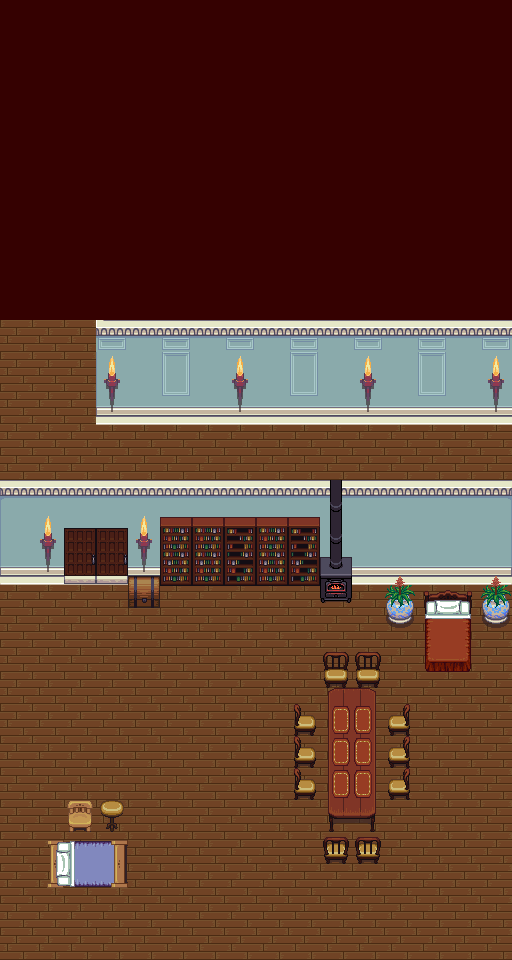

The image is a tile-based game level rendered from a .tmx file. Its description and complete source (layers, tilesets, objects, tile grids) follow:
An orthogonal 16x30 tile map with 32x32 px tiles, 3 tile layers (Tile Layer 2, Tile Layer 1, Tile Layer 3), 9 tilesets and 22 objects.

<map version="1.0" orientation="orthogonal" renderorder="right-down" width="16" height="30" tilewidth="32" tileheight="32" backgroundcolor="#350101" nextobjectid="34">
 <tileset firstgid="1" name="victoria" tilewidth="32" tileheight="32" tilecount="55">
  <image source="../Tiles/victoria.png" width="352" height="160" />
 </tileset>
 <tileset firstgid="56" name="kitchen" tilewidth="32" tileheight="32" tilecount="8">
  <image source="../Tiles/kitchen.png" width="64" height="128" />
 </tileset>
 <tileset firstgid="64" name="inside" tilewidth="32" tileheight="32" tilecount="100">
  <image source="../Tiles/inside.png" width="320" height="320" />
 </tileset>
 <tileset firstgid="164" name="castle_lightsources" tilewidth="32" tileheight="32" tilecount="20">
  <image source="../Tiles/castle_lightsources.png" width="160" height="128" />
 </tileset>
 <tileset firstgid="184" name="country" tilewidth="32" tileheight="32" tilecount="20">
  <image source="../Tiles/country.png" width="160" height="128" />
 </tileset>
 <tileset firstgid="204" name="cup" tilewidth="32" tileheight="32" tilecount="2">
  <image source="../Tiles/cup.png" width="32" height="64" />
 </tileset>
 <tileset firstgid="206" name="cabinets" tilewidth="32" tileheight="32" tilecount="78">
  <image source="../Tiles/cabinets.png" width="192" height="416" />
 </tileset>
 <tileset firstgid="284" name="house" tilewidth="32" tileheight="32" tilecount="63">
  <image source="../Tiles/house.png" width="288" height="224" />
 </tileset>
 <tileset firstgid="347" name="chests" tilewidth="32" tileheight="32" tilecount="6">
  <image source="../Tiles/chests.png" width="64" height="96" />
 </tileset>
 <layer name="Tile Layer 2" width="16" height="30">
  <data encoding="csv">
0,0,0,0,0,0,0,0,0,0,0,0,0,0,0,0,
0,0,0,0,0,0,0,0,0,0,0,0,0,0,0,0,
0,0,0,0,0,0,0,0,0,0,0,0,0,0,0,0,
0,0,0,0,0,0,0,0,0,0,0,0,0,0,0,0,
0,0,0,0,0,0,0,0,0,0,0,0,0,0,0,0,
0,0,0,0,0,0,0,0,0,0,0,0,0,0,0,0,
0,0,0,0,0,0,0,0,0,0,0,0,0,0,0,0,
0,0,0,0,0,0,0,0,0,0,0,0,0,0,0,0,
0,0,0,0,0,0,0,0,0,0,0,0,0,0,0,0,
0,0,0,0,0,0,0,0,0,0,0,0,0,0,0,0,
104,104,104,65,65,65,65,65,65,65,65,65,65,65,65,65,
104,104,104,75,75,75,75,75,75,75,75,75,75,75,75,75,
104,104,104,85,85,85,85,85,85,85,85,85,85,85,85,85,
104,104,104,104,104,104,104,104,104,104,104,104,104,104,104,104,
104,104,104,104,104,104,104,104,104,104,104,104,104,104,104,104,
104,104,104,104,104,104,104,104,104,104,104,104,104,104,104,104,
104,104,104,104,104,104,104,104,104,104,104,104,104,104,104,104,
104,104,104,104,104,104,104,104,104,104,104,104,104,104,104,104,
104,104,104,104,104,104,104,104,104,104,104,104,104,104,104,104,
104,104,104,104,104,104,104,104,104,104,104,104,104,104,104,104,
104,104,104,104,104,104,104,104,104,104,104,104,104,104,104,104,
104,104,104,104,104,104,104,104,104,104,104,104,104,104,104,104,
104,104,104,104,104,104,104,104,104,104,104,104,104,104,104,104,
104,104,104,104,104,104,104,104,104,104,104,104,104,104,104,104,
104,104,104,104,104,104,104,104,104,104,104,104,104,104,104,104,
104,104,104,104,104,104,104,104,104,104,104,104,104,104,104,104,
104,104,104,104,104,104,104,104,104,104,104,104,104,104,104,104,
104,104,104,104,104,104,104,104,104,104,104,104,104,104,104,104,
104,104,104,104,104,104,104,104,104,104,104,104,104,104,104,104,
104,104,104,104,104,104,104,104,104,104,104,104,104,104,104,104
</data>
 </layer>
 <layer name="Tile Layer 1" width="16" height="30">
  <data encoding="csv">
0,0,0,0,0,0,0,0,0,0,0,0,0,0,0,0,
0,0,0,0,0,0,0,0,0,0,0,0,0,0,0,0,
0,0,0,0,0,0,0,0,0,0,0,0,0,0,0,0,
0,0,0,0,0,0,0,0,0,0,0,0,0,0,0,0,
0,0,0,0,0,0,0,0,0,0,0,0,0,0,0,0,
0,0,0,0,0,0,0,0,0,0,0,0,0,0,0,0,
0,0,0,0,0,0,0,0,0,0,0,0,0,0,0,0,
0,0,0,0,0,0,0,0,0,0,0,0,0,0,0,0,
0,0,0,0,0,0,0,0,0,0,0,0,0,0,0,0,
0,0,0,0,0,0,0,0,0,0,0,0,0,0,0,0,
0,0,0,117,0,0,0,0,0,0,0,0,0,0,0,0,
0,0,0,127,0,0,0,0,0,0,0,0,0,0,0,0,
0,0,0,137,0,0,0,0,0,0,0,0,0,0,0,0,
0,0,0,95,95,95,95,95,95,95,95,95,95,95,95,0,
0,0,0,0,0,0,0,0,0,0,0,0,0,0,0,0,
64,65,65,65,65,65,65,65,65,65,65,65,65,65,65,66,
74,75,75,75,75,75,75,75,75,75,75,75,75,75,75,76,
84,85,85,85,85,85,85,85,85,85,85,85,85,85,85,86,
94,95,95,95,348,95,95,95,95,95,95,95,95,95,95,96,
0,0,0,0,0,0,0,0,0,0,0,0,0,0,0,0,
0,0,0,0,0,0,0,0,0,0,0,0,0,0,0,0,
0,0,0,0,0,0,0,0,0,0,5,6,0,0,0,0,
0,0,0,0,0,0,0,0,0,7,16,17,0,0,0,0,
0,0,0,0,0,0,0,0,0,0,16,17,0,0,0,0,
0,0,0,0,0,0,0,0,0,0,16,17,0,0,0,0,
0,0,0,0,0,0,0,0,0,0,27,28,0,0,0,0,
0,0,0,0,0,0,0,0,0,0,0,0,0,0,0,0,
0,0,0,0,0,0,0,0,0,0,0,0,0,0,0,0,
0,0,0,0,0,0,0,0,0,0,0,0,0,0,0,0,
0,0,0,0,0,0,0,0,0,0,0,0,0,0,0,0
</data>
 </layer>
 <layer name="Tile Layer 3" width="16" height="30">
  <data encoding="csv">
0,0,0,0,0,0,0,0,0,0,0,0,0,0,0,0,
0,0,0,0,0,0,0,0,0,0,0,0,0,0,0,0,
0,0,0,0,0,0,0,0,0,0,0,0,0,0,0,0,
0,0,0,0,0,0,0,0,0,0,0,0,0,0,0,0,
0,0,0,0,0,0,0,0,0,0,0,0,0,0,0,0,
0,0,0,0,0,0,0,0,0,0,0,0,0,0,0,0,
0,0,0,0,0,0,0,0,0,0,0,0,0,0,0,0,
0,0,0,0,0,0,0,0,0,0,0,0,0,0,0,0,
0,0,0,0,0,0,0,0,0,0,0,0,0,0,0,0,
0,0,0,0,0,0,0,0,0,0,0,0,0,0,0,0,
0,0,0,114,0,114,0,114,0,114,0,114,0,114,0,114,
0,0,0,166,0,124,0,166,0,124,0,166,0,124,0,166,
0,0,0,171,0,134,0,171,0,134,0,171,0,134,0,171,
0,0,0,0,0,0,0,0,0,0,0,0,0,0,0,95,
0,0,0,0,0,0,0,0,0,0,0,0,0,0,0,0,
0,0,0,0,0,0,0,0,0,0,58,0,0,0,0,0,
0,166,72,72,166,207,207,208,207,208,58,0,0,0,0,0,
0,171,82,82,171,213,213,214,213,214,60,0,0,0,0,0,
0,0,297,297,0,219,219,220,219,220,63,0,36,3,4,36,
0,0,0,0,0,0,0,0,0,0,0,0,47,14,15,47,
0,0,0,0,0,0,0,0,0,0,18,18,0,25,26,0,
0,0,0,0,0,0,0,0,0,0,29,29,0,0,0,0,
0,0,0,0,0,0,0,0,0,0,1610612946,2684354770,8,0,0,0,
0,0,0,0,0,0,0,0,0,7,1610612946,2684354770,8,0,0,0,
0,0,0,0,0,0,0,0,0,7,1610612946,2684354770,8,0,0,0,
0,0,186,38,0,0,0,0,0,0,0,0,0,0,0,0,
0,1610612921,1610612926,1610612931,0,0,0,0,0,0,19,19,0,0,0,0,
0,1610612920,1610612925,1610612930,0,0,0,0,0,0,0,0,0,0,0,0,
0,0,0,0,0,0,0,0,0,0,0,0,0,0,0,0,
0,0,0,0,0,0,0,0,0,0,0,0,0,0,0,0
</data>
 </layer>
 <objectgroup name="Objects">
  <object id="1" x="0" y="480" width="56" height="104" />
  <object id="2" x="136" y="480" width="184" height="104" />
  <object id="3" x="320" y="480" width="32" height="120" />
  <object id="4" x="352" y="480" width="160" height="104" />
  <object id="5" x="384" y="584" width="32" height="40" />
  <object id="6" x="480" y="584" width="32" height="40" />
  <object id="9" x="424" y="616" width="48" height="56" />
  <object id="11" x="320" y="840" width="64" height="24" />
  <object id="12" x="408" y="704" height="96" />
  <object id="14" x="320" y="656" width="64" height="16" />
  <object id="15" x="328" y="688" width="48" height="144" />
  <object id="16" x="64" y="480" width="64" height="48" />
  <object id="17" x="48" y="840" width="72" height="48" />
  <object id="18" x="72" y="800" width="16" height="32" />
  <object id="19" x="104" y="800" width="16" height="32" />
  <object id="23" x="64" y="528" width="64" height="40" />
  <object id="25" x="296" y="704" height="96" />
  <object id="26" x="416" y="584" width="64" height="32" />
  <object id="27" x="0" y="584" width="8" height="376" />
  <object id="28" x="8" y="960" width="504" />
  <object id="29" x="512" y="624" height="336" />
  <object id="33" x="136" y="576" width="16" height="32" />
 </objectgroup>
</map>
